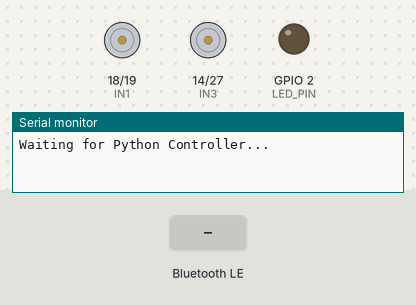
A sketch run on a simulated ESP32. On the bench: motor-driver pin pairs drawn as motors (green arrow = first pin HIGH = forward, orange = second pin HIGH = backward, longer = more drive, scaled by the enable pin), output pins drawn as LEDs (lit = HIGH), the last lines printed to the serial monitor. The test bench sets the inputs (shaded band). Nothing arrives over Bluetooth unless stated; a phone connects over Bluetooth LE 3 s after start.

Above: at 1.2 s.
1.3 s: Bluetooth LE write "F" received
At 2.1 s:
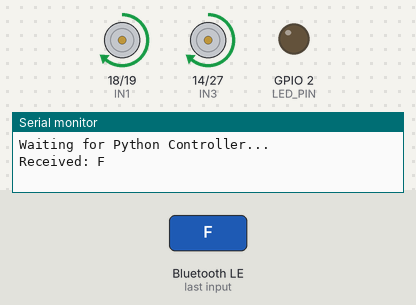
4.3 s: Bluetooth LE write "B" received
At 5.5 s:
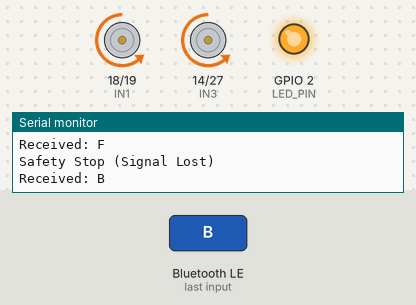
7.3 s: Bluetooth LE write "L" received
At 7.8 s:
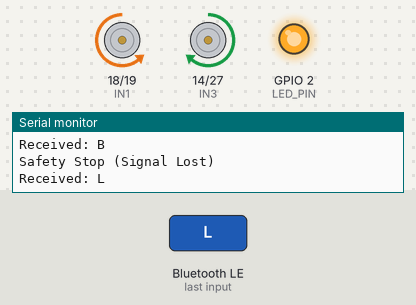
10.3 s: Bluetooth LE write "R" received
At 11.3 s:
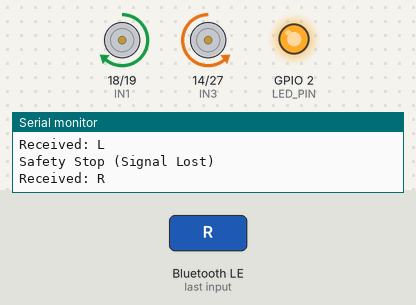
Timing chart, 0 to 13.8 s (numbered marks = the images above; inputs shaded):
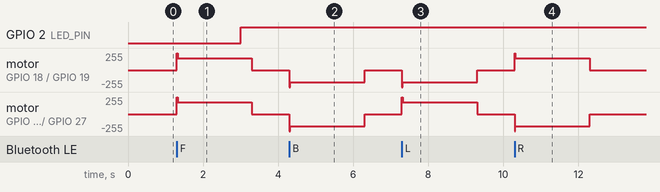

Measured:
- after the input at 1.3 s, motor on GPIO 18 (IN1) / GPIO 19 (IN2), motor on GPIO 14 (IN3) / GPIO 27 (IN4): stopped → forward 180/255 at once, → stopped 2.0 s later
- after the input at 4.3 s, motor on GPIO 18 (IN1) / GPIO 19 (IN2), motor on GPIO 14 (IN3) / GPIO 27 (IN4): stopped → backward 180/255 at once, → stopped 2.0 s later
- after the input at 7.3 s, motor on GPIO 18 (IN1) / GPIO 19 (IN2): stopped → backward 180/255 at once, → stopped 2.0 s later; motor on GPIO 14 (IN3) / GPIO 27 (IN4): stopped → forward 180/255 at once, → stopped 2.0 s later
- after the input at 10.3 s, motor on GPIO 18 (IN1) / GPIO 19 (IN2): stopped → forward 180/255 at once, → stopped 2.0 s later; motor on GPIO 14 (IN3) / GPIO 27 (IN4): stopped → backward 180/255 at once, → stopped 2.0 s later

The sketch:

ble_wheelchair.ino
```cpp
/*
 * Project: Eye-Controlled Wheelchair (Final Production Firmware)
 * Mode: BLE (Bluetooth Low Energy)
 * Features: Kickstart (Anti-Stiction), Safety Timeout, Smart LED
 */

#include <BLEDevice.h>
#include <BLEServer.h>
#include <BLEUtils.h>
#include <BLE2902.h>

// --- UUID CONFIGURATION (Must match Python) ---
#define SERVICE_UUID        "4fafc201-1fb5-459e-8fcc-c5c9c331914b"
#define CHARACTERISTIC_UUID "beb5483e-36e1-4688-b7f5-ea07361b26a8"

// --- PINS ---
const int LED_PIN = 2;
// Left Motors
const int ENA = 13; const int IN1 = 18; const int IN2 = 19;
// Right Motors
const int IN3 = 14; const int IN4 = 27; const int ENB = 23;

// --- SETTINGS ---
int valSpeed = 180;  // Run Speed (Safe for Board, Strong enough for Floor)
const long SAFETY_TIMEOUT = 2000; // Stop if no command for 2 seconds

// --- VARIABLES ---
BLEServer* pServer = NULL;
BLECharacteristic* pCharacteristic = NULL;
bool deviceConnected = false;
bool oldDeviceConnected = false;
unsigned long lastCommandTime = 0;
bool isMoving = false;

// --- BLUETOOTH CALLBACKS ---
class MyServerCallbacks: public BLEServerCallbacks {
    void onConnect(BLEServer* pServer) {
      deviceConnected = true;
      digitalWrite(LED_PIN, HIGH); // LED ON
    };

    void onDisconnect(BLEServer* pServer) {
      deviceConnected = false;
      digitalWrite(LED_PIN, LOW); // LED OFF
    }
};

class MyCallbacks: public BLECharacteristicCallbacks {
    void onWrite(BLECharacteristic *pCharacteristic) {
      // FIX: Use String for compatibility with ESP32 Core 3.x
      String rxValue = pCharacteristic->getValue();

      if (rxValue.length() > 0) {
        char cmd = rxValue[0];
        lastCommandTime = millis(); // Reset Safety Timer
        Serial.print("Received: "); Serial.println(cmd);
        processCommand(cmd);
      }
    }

    // --- MAIN LOGIC ---
    void processCommand(char cmd) {
      isMoving = true;
      switch (cmd) {
        case 'F': moveForward(); break;
        case 'B': moveBackward(); break;
        case 'L': turnLeft(); break;
        case 'R': turnRight(); break;
        case 'S': stopMotors(); isMoving = false; break;

        // Speed Control
        case '0': valSpeed = 0; break;
        case '5': valSpeed = 150; break;
        case '9': valSpeed = 255; break;
      }
    }

    // --- MOTOR DRIVERS (With Kickstart) ---

    // Helper: 20ms Full Power Burst to break friction
    void kickstart() {
       analogWrite(ENA, 255); analogWrite(ENB, 255);
       delay(20);
       analogWrite(ENA, valSpeed); analogWrite(ENB, valSpeed);
    }

    void moveForward() {
      digitalWrite(IN1, HIGH); digitalWrite(IN2, LOW);
      digitalWrite(IN3, HIGH); digitalWrite(IN4, LOW);
      kickstart();
    }

    void moveBackward() {
      digitalWrite(IN1, LOW); digitalWrite(IN2, HIGH);
      digitalWrite(IN3, LOW); digitalWrite(IN4, HIGH);
      kickstart();
    }

    void turnLeft() {
      digitalWrite(IN1, LOW); digitalWrite(IN2, HIGH);
      digitalWrite(IN3, HIGH); digitalWrite(IN4, LOW);
      kickstart();
    }

    void turnRight() {
      digitalWrite(IN1, HIGH); digitalWrite(IN2, LOW);
      digitalWrite(IN3, LOW); digitalWrite(IN4, HIGH);
      kickstart();
    }

    void stopMotors() {
      digitalWrite(IN1, LOW); digitalWrite(IN2, LOW); analogWrite(ENA, 0);
      digitalWrite(IN3, LOW); digitalWrite(IN4, LOW); analogWrite(ENB, 0);
    }
};

void setup() {
  Serial.begin(115200);

  // 1. Hardware Setup
  pinMode(LED_PIN, OUTPUT);
  pinMode(ENA, OUTPUT); digitalWrite(ENA, LOW);
  pinMode(ENB, OUTPUT); digitalWrite(ENB, LOW);
  pinMode(IN1, OUTPUT); digitalWrite(IN1, LOW);
  pinMode(IN2, OUTPUT); digitalWrite(IN2, LOW);
  pinMode(IN3, OUTPUT); digitalWrite(IN3, LOW);
  pinMode(IN4, OUTPUT); digitalWrite(IN4, LOW);

  // 2. BLE Setup
  BLEDevice::init("Wheelchair_BLE");
  pServer = BLEDevice::createServer();
  pServer->setCallbacks(new MyServerCallbacks());

  BLEService *pService = pServer->createService(SERVICE_UUID);

  pCharacteristic = pService->createCharacteristic(
                      CHARACTERISTIC_UUID,
                      BLECharacteristic::PROPERTY_READ |
                      BLECharacteristic::PROPERTY_WRITE |
                      BLECharacteristic::PROPERTY_WRITE_NR
                    );

  pCharacteristic->setCallbacks(new MyCallbacks());
  pService->start();

  BLEAdvertising *pAdvertising = BLEDevice::getAdvertising();
  pAdvertising->addServiceUUID(SERVICE_UUID);
  pAdvertising->setScanResponse(false);
  pAdvertising->setMinPreferred(0x0);
  BLEDevice::startAdvertising();

  Serial.println("Waiting for Python Controller...");
}

void loop() {
  // Reconnection Handling
  if (!deviceConnected && oldDeviceConnected) {
      delay(500);
      pServer->startAdvertising();
      Serial.println("Restarting advertising...");
      oldDeviceConnected = deviceConnected;
  }
  if (deviceConnected && !oldDeviceConnected) {
      oldDeviceConnected = deviceConnected;
  }

  // Safety Timeout (Auto-Stop if Python crashes)
  if (deviceConnected && isMoving && (millis() - lastCommandTime > SAFETY_TIMEOUT)) {
      Serial.println("Safety Stop (Signal Lost)");
      // Manually stop motors
      digitalWrite(IN1, LOW); digitalWrite(IN2, LOW); analogWrite(ENA, 0);
      digitalWrite(IN3, LOW); digitalWrite(IN4, LOW); analogWrite(ENB, 0);
      isMoving = false;
  }
}
```
